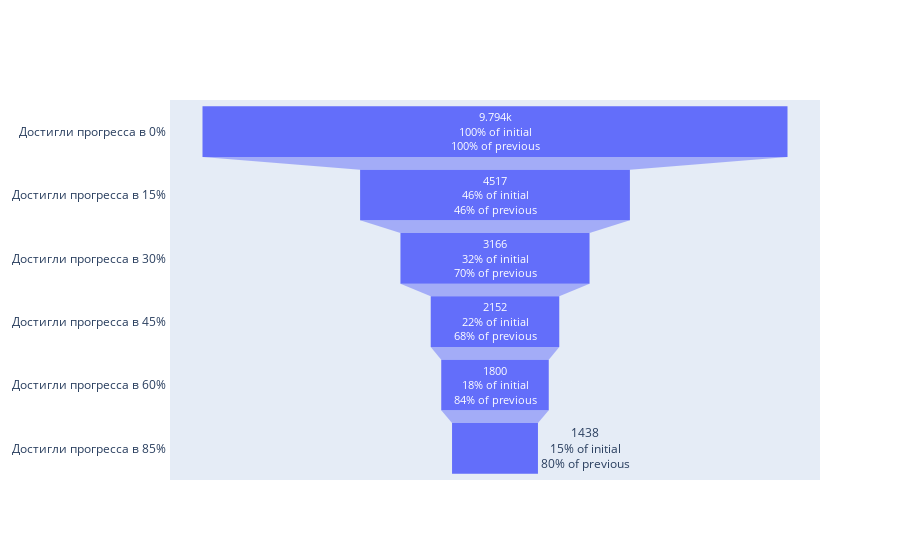

Notebook code cell kept with this figure:
### Code cell
funnel.plot(
    checkpoints,
    stages=list(map(str, [0, 15, 30, 45, 60, 85])),
    stages_names=list(map(lambda progress: f'Достигли прогресса в {progress}% ', [0, 15, 30, 45, 60, 85])),
)

### Figure 1 — Plotly figure (JSON) as saved in the notebook; plotly's stock layout.template omitted (floating-point values rounded to 4 significant figures)
{"data": [{"name": "all_users", "orientation": "h", "textinfo": "value+percent initial+percent previous", "type": "funnel", "x": [9794, 4517, 3166, 2152, 1800, 1438], "y": ["Достигли прогресса в 0% ", "Достигли прогресса в 15% ", "Достигли прогресса в 30% ", "Достигли прогресса в 45% ", "Достигли прогресса в 60% ", "Достигли прогресса в 85% "]}], "layout": {}}
